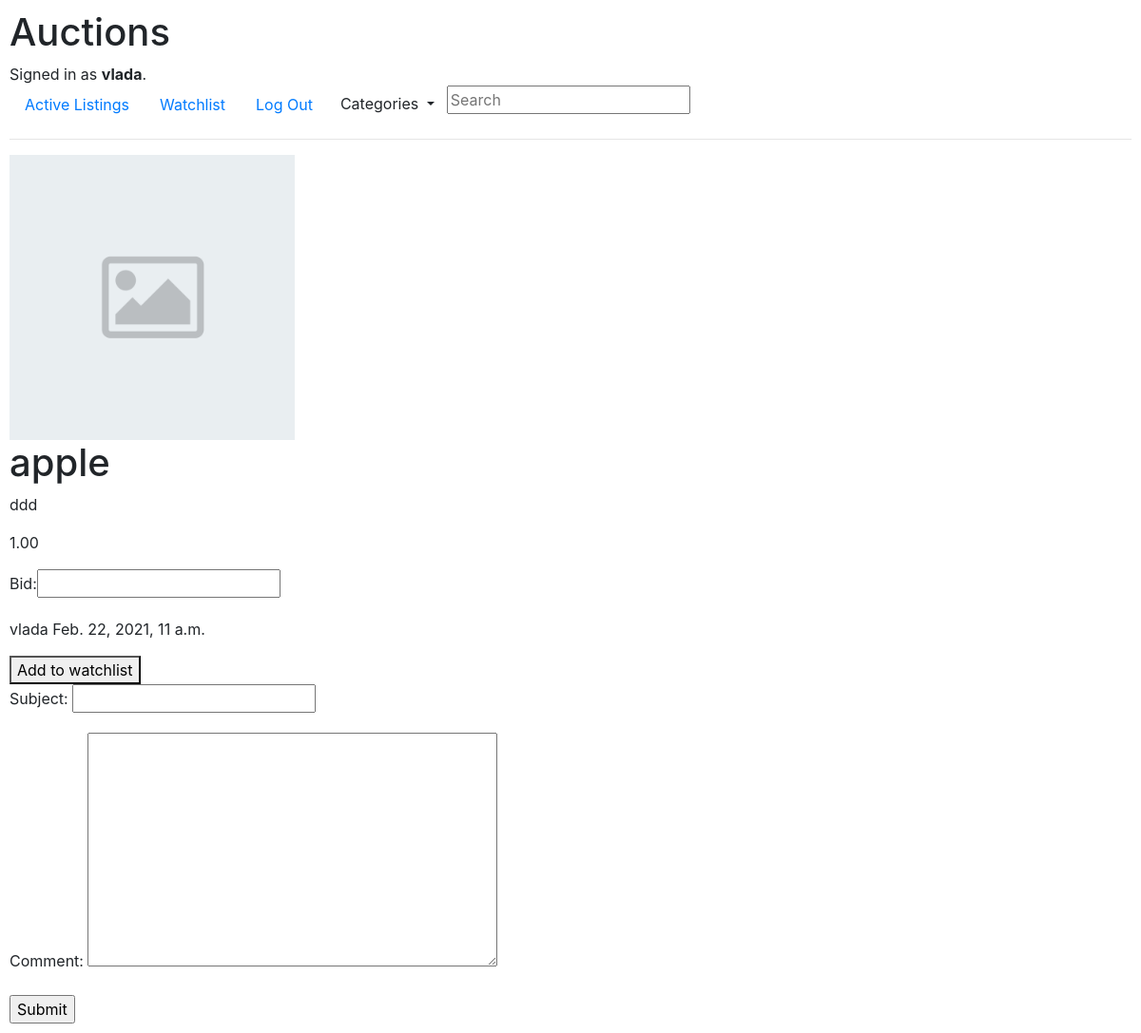
The page /item/apple (signed in) on the database as committed earlier.
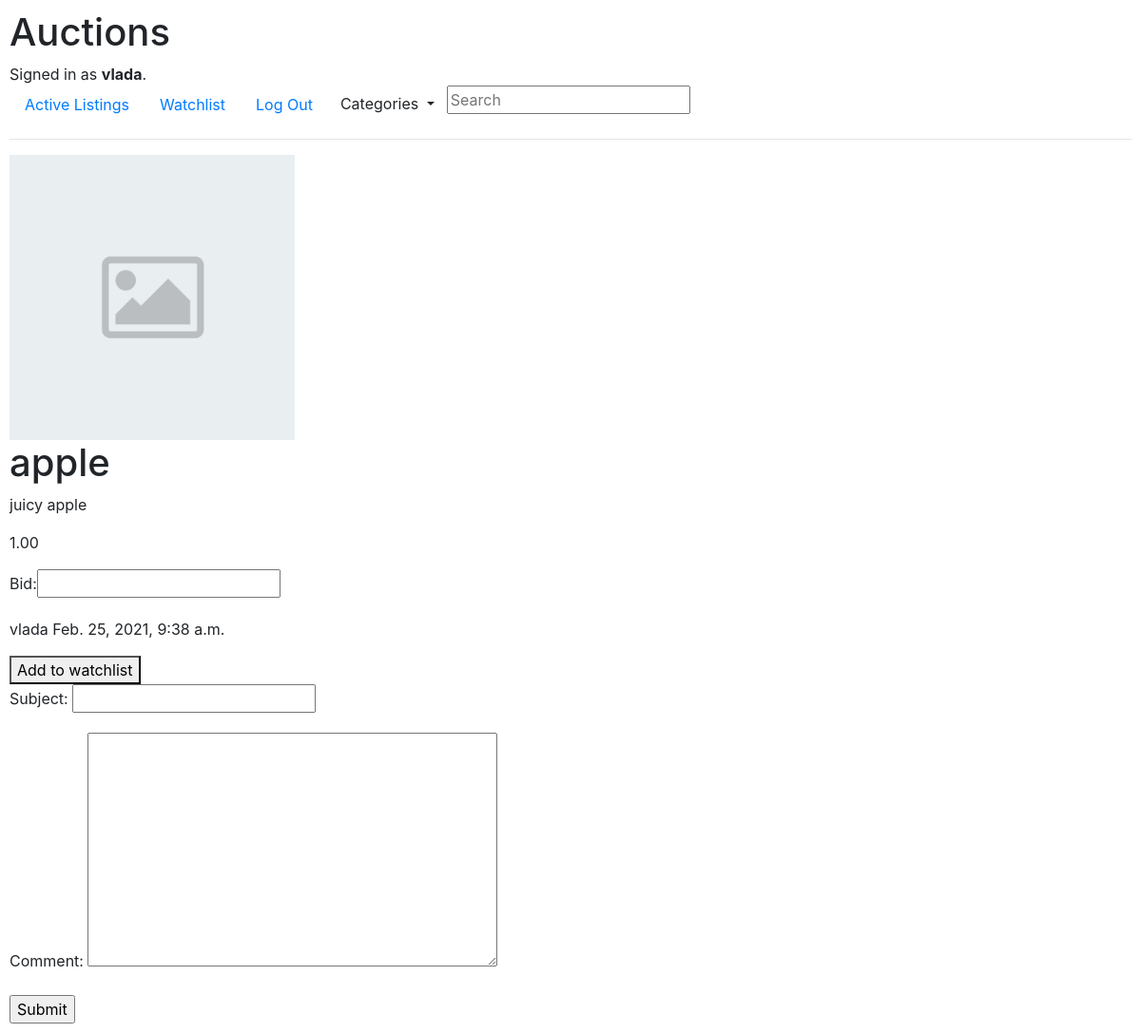
The same page on the database as committed later.
### auctions/models.py (models this page shows, shortened)
class Listing(models.Model):
    title = models.CharField(max_length=64)
    description = models.TextField(max_length=500)
    image = models.ImageField(default='default.png')
    start_bid = models.DecimalField(max_digits=12, decimal_places=2)
    date_created = models.DateTimeField(default=timezone.now)
    category = models.ForeignKey(Category, on_delete=models.CASCADE)
    user = models.ForeignKey(User, on_delete=models.CASCADE)
    comment = models.ManyToManyField(Comment)
    bid = models.ManyToManyField(Bid)

class User(AbstractUser):
    pass

### auctions/views.py (the view, shortened to what this page needs)
# urls.py: path("item/<str:listing_title>", views.item, name="item"),
@login_required(login_url='/login')
def item(request, listing_title):
    listing = Listing.objects.get(title=listing_title)
    return render(request, "auctions/item.html", {
        "listing": listing,
        "form": LeaveComment(),
        "bid": Bid(),
        "categories": Category.objects.all(),
        "watchlist": Watchlist.objects.get(user=request.user)
    })

### auctions/forms.py
class LeaveComment(ModelForm):
    class Meta:
        model = Comment
        fields = ['subject', 'comment']

class Bid(ModelForm):
    class Meta:
        model = Bid
        fields = ['bid']

### auctions/models.py (called while the page is built)
    def __str__(self):
        return self.category

### auctions/templates/auctions/item.html (shortened to what this page needs)
{% extends "auctions/layout.html" %}
{% block body %}
<img src="{{ listing.image.url }}" alt="image" style="width: 300px; height:auto;">
<h1>{{ listing.title }}</h1>
<p>{{ listing.description }}</p>
<p>{{ listing.start_bid }}</p>
<form action="{% url 'item' listing.title %}" method="POST">
  {{ bid }}
</form>
<p>{{ listing.user }} {{ listing.date_created }}</p>
{% if listing not in watchlist.listing.all %}
  <form action="{% url 'watch' listing.title %}" method="POST">
    <button type="submit">Add to watchlist</button>
  </form>
{% else %}
  <form action="{% url 'dont_watch' listing.title %}" method="POST">
    {% csrf_token %}
    <button type="submit">Remove from watchlist</button>
  </form>
{% endif %}
<form action="{% url 'comment' listing.title %}" method="POST">
  {{ form.as_p }}
  <input type="submit" value="Submit">
</form>
{% endblock %}

Rows that differ between the two databases and show on the page:
changed Listing "apple": description "ddd" → "juicy apple"; date_created "Feb. 22, 2021, 11 a.m." → "Feb. 25, 2021, 9:38 a.m."
